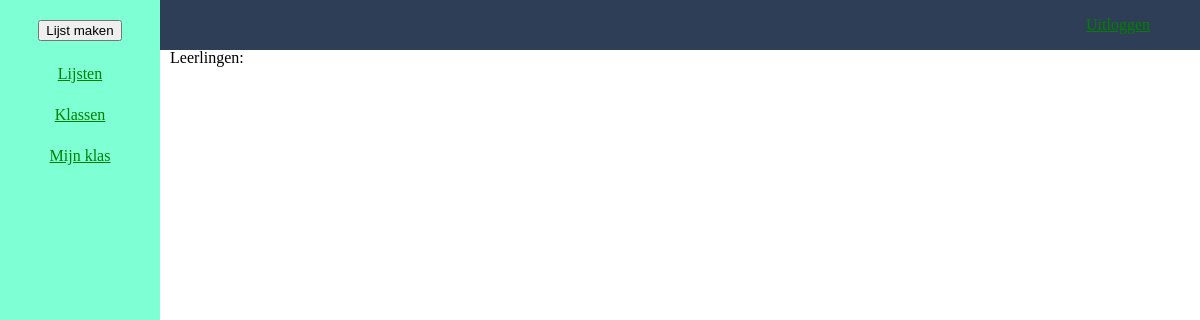
Page /klas.php (signed in) on the earlier database version.
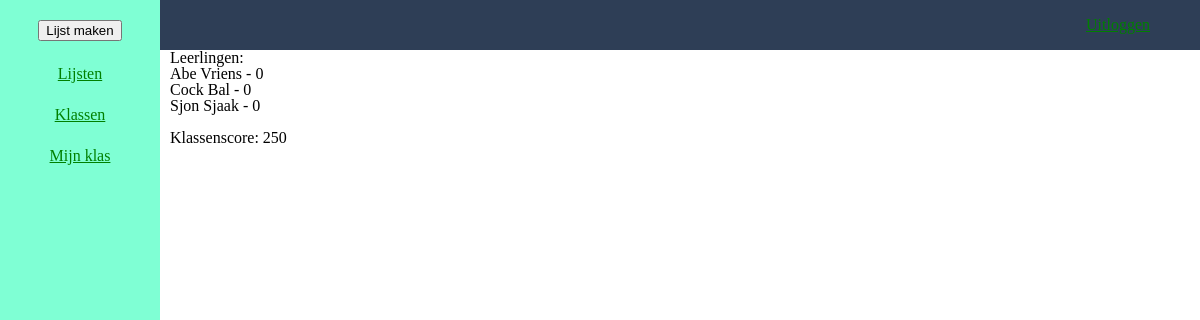
Same page on the later database version.
### tables this page shows
CREATE TABLE `users` (
  `userId` int(11) NOT NULL,
  `klasId` int(11) DEFAULT NULL,
  `userUsername` varchar(250) NOT NULL,
  `userEmail` varchar(535) NOT NULL,
  `userVolledigenaam` varchar(535) NOT NULL,
  `userPassword` varchar(535) NOT NULL,
  `userType` varchar(255) NOT NULL DEFAULT 'Leerling',
  `userScore` int(11) NOT NULL DEFAULT 0
);

CREATE TABLE `klassen` (
  `klasId` int(11) NOT NULL,
  `klasNaam` varchar(255) NOT NULL,
  `klasNiveau` varchar(255) NOT NULL,
  `klasJaar` int(11) NOT NULL,
  `klasScore` int(11) NOT NULL
);

### klas.php (the view, shortened to what this page needs)
<?php
include 'loginHeader.php';
include 'sidebar.php';
?>
<main class="main-sidebar">
    <div class="leerlingDiv">
        <p>Leerlingen:</p>
        <?php
        require "includes/dbh.inc.php";
        $sql = "SELECT t1.* FROM users AS t1 JOIN klassen AS t2 ON t1.klasId = t2.klasId WHERE t1.klasId=? ORDER BY userVolledigenaam ASC";
        $stmt = mysqli_stmt_init($conn);
        if(!mysqli_stmt_prepare($stmt, $sql)) {
            header("Location: /?error=sqlerror");
            exit();
        } else {
            mysqli_stmt_bind_param($stmt, "i", $_SESSION['klasId']);
            mysqli_stmt_execute($stmt);
            $result = mysqli_stmt_get_result($stmt);
            if(mysqli_num_rows($result) > 0) {
                while($leerling = mysqli_fetch_assoc($result)) {
        ?>
                <p><?php echo $leerling['userVolledigenaam'] ?> - <?php echo $leerling['userScore'] ?></p>
        <?php
                }
            }
        }
        ?>
    </div>
    <br>
    <div class="klasDiv">
        <?php
        require "includes/dbh.inc.php";
        $sql = "SELECT * FROM klassen WHERE klasId=?";
        $stmt = mysqli_stmt_init($conn);
        if(!mysqli_stmt_prepare($stmt, $sql)) {
            header("Location: /?error=sqlerror");
            exit();
        } else {
            mysqli_stmt_bind_param($stmt, "i", $_SESSION['klasId']);
            mysqli_stmt_execute($stmt);
            $result = mysqli_stmt_get_result($stmt);
            if(mysqli_num_rows($result) > 0) {
                while($klas = mysqli_fetch_assoc($result)) {
        ?>
                <p>Klassenscore: <?php echo $klas['klasScore'] ?></p>
        <?php
                }
            }
        }
        ?>
    </div>
</main>
<?php
include 'defaultFooter.php';
?>

### loginHeader.php (shortened to what this page needs)
<!DOCTYPE html>
<html>
    <head>
        <link rel="stylesheet" href="css/style.css">
    </head>
    <body>
        <header class="lijstenHeader">
            <a href="includes/logout.inc.php">Uitloggen</a>
        </header>
    </body>
</html>

### sidebar.php (shortened to what this page needs)
<div class="sidebar">
    <div>
        <button type="button" class="lijstMakenButton">Lijst maken</button>
    </div>
    <nav>
        <a href="lijsten">Lijsten</a>
        <a href="klassen">Klassen</a>
        <?php
        if(isset($_SESSION['klasId'])) {
        ?>
        <a href="klas">Mijn klas</a>
        <?php
        }
        ?>
    </nav>
</div>

### defaultFooter.php (shortened to what this page needs)
<html>
    <body>
    </body>
</html>

### css/style.css (style rules this page uses)
html, body, div, span, applet, object, iframe, h1, h2, h3, h4, h5, h6, p, blockquote, pre, a, abbr, acronym, address, big, cite, code, del, dfn, em, img, ins, kbd, q, s, samp, small, strike, strong, sub, sup, tt, var, b, u, i, center, dl, dt, dd, ol, ul, li, fieldset, form, label, legend, table, caption, tbody, tfoot, thead, tr, th, td, article, aside, canvas, details, embed, figure, figcaption, footer, header, hgroup, menu, nav, output, ruby, section, summary, time, mark, audio, video { margin: 0; padding: 0; border: 0; font-size: 100%; font: inherit; vertical-align: baseline; }
article, aside, details, figcaption, figure, footer, header, hgroup, menu, nav, section { display: block; }
body { line-height: 1; }
header { height: 85px; width: 100%; background-color: #2E3E56; display: -webkit-box; display: -ms-flexbox; display: flex; -webkit-box-orient: horizontal; -webkit-box-direction: normal; -ms-flex-flow: row nowrap; flex-flow: row nowrap; -ms-flex-line-pack: center; align-content: center; -webkit-box-align: center; -ms-flex-align: center; align-items: center; -ms-flex-pack: distribute; justify-content: space-around; z-index: 5; }
nav { display: -webkit-box; display: -ms-flexbox; display: flex; -webkit-box-orient: horizontal; -webkit-box-direction: normal; -ms-flex-flow: row nowrap; flex-flow: row nowrap; -webkit-box-pack: end; -ms-flex-pack: end; justify-content: flex-end; }
.sidebar { display: -webkit-box; display: -ms-flexbox; display: flex; -webkit-box-orient: vertical; -webkit-box-direction: normal; -ms-flex-direction: column; flex-direction: column; height: 100%; width: 160px; position: fixed; z-index: 1; top: 0; left: 0; right: auto; background-color: aquamarine; overflow-x: hidden; padding-top: 20px; -webkit-box-align: center; -ms-flex-align: center; align-items: center; }
.sidebar nav { display: -webkit-box; display: -ms-flexbox; display: flex; -webkit-box-orient: vertical; -webkit-box-direction: normal; -ms-flex-flow: column wrap; flex-flow: column wrap; -webkit-box-align: center; -ms-flex-align: center; align-items: center; }
.sidebar nav > * { padding-top: 25px; }
.main-sidebar { margin-left: 160px; padding: 0px 10px; }
.lijstenHeader { height: 50px; width: 100%; background-color: #2E3E56; display: -webkit-box; display: -ms-flexbox; display: flex; -webkit-box-orient: horizontal; -webkit-box-direction: normal; -ms-flex-flow: row nowrap; flex-flow: row nowrap; -ms-flex-line-pack: center; align-content: center; -webkit-box-align: center; -ms-flex-align: center; align-items: center; -webkit-box-pack: end; -ms-flex-pack: end; justify-content: flex-end; z-index: 5; }
.lijstenHeader a { margin-right: 50px; }
a { color: green; }

Differences in the rows shown:
now on this page (row edited): users: userVolledigenaam "Abe Vriens", userScore "0"
now on this page (row edited): users: userVolledigenaam "Cock Bal", userScore "0"
now on this page (row edited): users: userVolledigenaam "Sjon Sjaak", userScore "0"
added klassen: klasScore "250"
